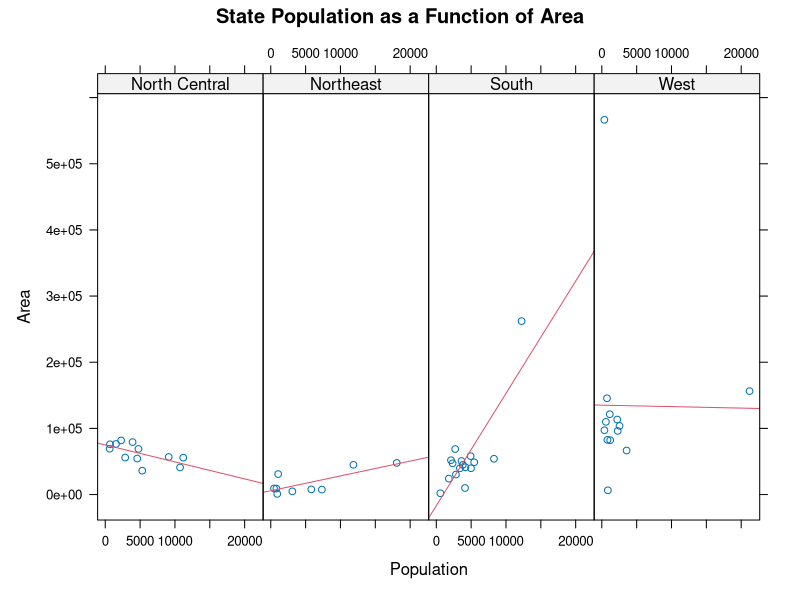

The R script that drew this image: (Note: this script raises an error after producing the figure.)
#set workspace and read file
setwd("/Users/xinhuang/Google Drive/CSC 522 R Language Programming /Homework3")

library("plyr")
library("dplyr")
library("tidyr")
library("lattice")
library("ggplot2")
library("tibble")
library("gridExtra")
library("maps")

#Question 1
#1a
#generate the data
myState <-as.data.frame(cbind(state.x77, region = state.region)) 
myState <- cbind(myState, regionName = levels(state.region)[state.region]) 
myState$StateName <- rownames(myState)
colnames(myState)[6] <- "HSgrad"

xyplot(Area ~ Population | as.factor(regionName),
       main = "State Population as a Function of Area",
       myState, 
       layout = c(4, 1),
       panel = function(x, y, ...) {
           panel.xyplot(x, y, ...) 
           panel.lmline(x, y, col = 2)
           })

#1b
westState <- myState %>% 
    subset(regionName == 'West') %>% 
    mutate(density = Population / Area)
westState[order(westdata$density),]

#1c
cloud(myState$Income ~ myState$Illiteracy * myState$HSgrad,
      xlab = "HSgrad",
      ylab = "Illiteracy",
      zlab = "Income",
      main = "3D plot of States",
      distance = .4)

#1d
# sort HS Grad
group1 <- myState %>%
    subset(HSgrad < 50) %>% 
    mutate(HSgradGroup = 1)

group2 <- myState %>%
    subset(HSgrad >= 50 & HSgrad <= 57) %>% 
    mutate(HSgradGroup = 2)

group3 <- myState %>%
    subset(HSgrad > 57) %>% 
    mutate(HSgradGroup = 3)

newState <- rbind(group1, group2, group3)
coplot(Income ~ Illiteracy | as.factor(HSgradGroup),
       data = newState,
       panel = panel.smooth, rows = 1)

#1e
densityplot(~ Population, data = myState, group = regionName,
            auto.key = TRUE, lwd=1,
            main="Population Density Distribution")

#Question2
#2a
myState <-as.data.frame(cbind(state.x77, region = state.region)) 
myState <- cbind(myState, regionName = levels(state.region)[state.region]) 
myState$StateName <- rownames(myState)
colnames(myState)[6] <- "HSgrad"

qplot(Population, Area, data = myState) + 
    geom_smooth(method = "lm",  se = FALSE) + 
    facet_grid(~regionName) + 
    theme(axis.text=element_text(size=5))

#2b
p1 <- qplot(Illiteracy, Income, data = myState,
            col = as.factor(regionName),
            main = "Illiteracy vs Income") + 
            theme(plot.title = element_text(hjust = 0.5))
p2 <- qplot(HSgrad, Income, data = myState,
            col = as.factor(regionName),
            main = "Percent of HS graduation vs Income") + 
            theme(plot.title = element_text(hjust = 0.5))
grid.arrange(p1, p2, ncol = 1, nrow = 2)

#Question3
df<- data.frame(
    x = c(3,1,5),
    y = c(2,4,6), 
    label = c("a","b","c"))
myPlot <- ggplot(df, aes(x, y, label = label)) +
    xlab(NULL) + 
    ylab(NULL)

p1 <- myPlot + geom_point() + ggtitle("geom_point") + 
    theme(plot.title = element_text(hjust = 0.5))
p2 <- myPlot + geom_bar(stat="identity") + ggtitle("geom_bar") + 
    theme(plot.title = element_text(hjust = 0.5))
p3 <- myPlot + geom_line() + ggtitle("geom_line") + 
    theme(plot.title = element_text(hjust = 0.5))
p4 <- myPlot + geom_area() + ggtitle("geom_area") + 
    theme(plot.title = element_text(hjust = 0.5))
p5 <- myPlot + geom_path() + ggtitle("geom_path") + 
    theme(plot.title = element_text(hjust = 0.5))
p6 <- myPlot + geom_text() + ggtitle("geom_text") + 
    theme(plot.title = element_text(hjust = 0.5))
p7 <- myPlot + geom_tile() + ggtitle("geom_tile") + 
    theme(plot.title = element_text(hjust = 0.5))
p8 <- myPlot + geom_polygon() + ggtitle("geom_polygon") + 
    theme(plot.title = element_text(hjust = 0.5))
grid.arrange(p1, p2, p3, p4,
             p5, p6, p7, p8,
             ncol = 4, nrow = 2)

#Question4
myState <-as.data.frame(cbind(state.x77, region = state.region)) 
myState <- cbind(myState, regionname = levels(state.region)[state.region]) 

colnames(myState) <- tolower(colnames(myState))
myState$statename <- tolower(rownames(myState))
myState$`Population \n Density` <- myState$population / myState$area
colnames(myState)[6] <- "hsgrad"
colnames(myState)[4] <- "lifeexp"

stateMap <- map_data("state")
colnames(stateMap)[5] <- "statename"
myStateMap <- merge(stateMap, myState)
orState <- myStateMap[order(myStateMap$order), ]

ggplot(orState, aes(long, lat, group = group, fill = `Population \n Density`)) + 
    geom_polygon() +
    borders("state", colour= "white", size = 0.5) + 
    annotate("text",label = "NJ \n = 0.97", x = -70, y = 40) +
    annotate("text",label = "CA \n = 0.14", x = -130, y = 37.5) +
    annotate("text",label = "Alaska = 0.0006", x = -120, y = 50) +
    ggtitle("Population Density (1000 people/square miles) \n of the USA in 1977") + 
    theme(plot.title = element_text(hjust = 0.5),
          legend.position="bottom")

#Question5
p1 <- ggplot(orState, aes(long, lat, group = group, fill = hsgrad, income)) +
    geom_polygon() +
    borders("state", colour= "white", size = 0.2) + 
    coord_map("albers", lat0 = 39, lat1 = 45) +
    ggtitle("Income of the USA in 1977") + 
    theme(plot.title = element_text(hjust = 0.5, size = 9),
          legend.position="bottom",
          panel.background = element_blank()) +
    scale_fill_continuous(low='darkred', high='thistle2', guide='colorbar')

p2 <- ggplot(orState, aes(long, lat, group = group, fill = income)) +
    geom_polygon() +
    borders("state", colour= "white", size = 0.2) + 
    coord_map("albers", lat0 = 39, lat1 = 45) +
    ggtitle("HS Grad of the USA in 1977") + 
    theme(plot.title = element_text(hjust = 0.5, size = 9),
          legend.position="bottom",
          panel.background = element_blank())

p3 <- ggplot(orState, aes(long, lat, map_id = region, fill = illiteracy)) +
    geom_map(map = orState, data=orState) +
    borders("state", colour= "white", size = 0.2) + 
    coord_map("albers", lat0 = 39, lat1 = 45) +
    ggtitle("Illiteracy of the USA in 1977") + 
    theme(plot.title = element_text(hjust = 0.5, size = 9),
          legend.position="bottom",
          panel.background = element_blank()) + 
    scale_fill_continuous(low='darkred', high='thistle2', guide='colorbar')

p4 <- ggplot(orState, aes(long, lat, map_id = region, fill = income)) +
    geom_map(map = orState, data=orState) +
    borders("state", colour= "white", size = 0.2) + 
    coord_map("albers", lat0 = 39, lat1 = 45) +
    ggtitle("Illiteracy of the USA in 1977") + 
    theme(plot.title = element_text(hjust = 0.5, size = 9),
          legend.position="bottom",
          panel.background = element_blank())

grid.arrange(p1, p2, p3, p4, ncol = 2, nrow = 2)


  


